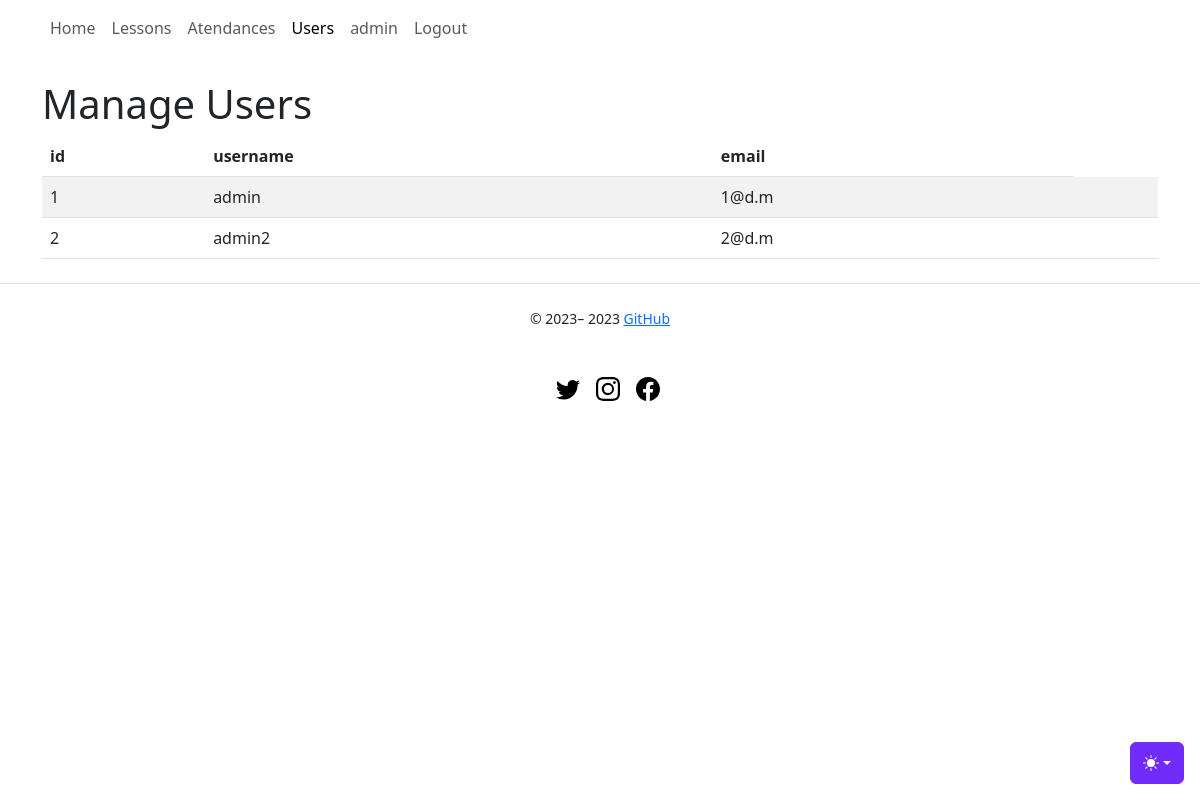
The app's page /users/ (signed in) with its own data.
### app/models/user.py (models this page shows, shortened)
class User(UserMixin, db.Model):
    __tablename__ = "user"
    id = db.Column(db.Integer, primary_key=True)
    username = db.Column(db.String(80), unique=True, nullable=False)
    email = db.Column(db.String(120), unique=True, nullable=False)
    pwd = db.Column(db.String(300), nullable=False)

### app/controllers/users_controllers.py (the view)
@bp.route("/", methods=["GET", "POST"])
def index():
    users = User.query.all()
    return render_template(_j.index, entities=users, **properties)

### app/auth/loaders.py (called while the page is built)
@login_manager.user_loader
def load_user(user_id):
    return User.query.get(int(user_id))

### app/templates/users/index.jinja2 (shortened to what this page needs)
{% extends "base.jinja2" %}
{% from 'bootstrap5/utils.html' import render_icon %}
{% from 'macros/component_confirm_modal.jinja2' import confirmModalMacro, confirmModalScript %}
{% block head %}
{{ super() }}
{% endblock %}
{% block content %}
<div class="table-wrapper">
    <div class="table-title">
        <div class="row">
            <div class="col-sm-6">
                <h1>Manage {{title}}</h1>
            </div>
            <div class="col-sm-6">
            </div>
        </div>
    </div>
    <table class="table table-striped table-hover">
        <thead>
            <tr>
                {% for field in list_fields %}
                <th>{{ field }}</th>
                {% endfor %}
            </tr>
        </thead>
        <tbody>
            {% for entity in entities %}
            <tr>
                {% for field in list_fields %}
                <td>{{ entity[field] }}</td>
                {% endfor %}
                <td>
                </td>
            </tr>
            {% endfor %}
        </tbody>
    </table>
</div>
{% endblock %}

### app/templates/base.jinja2 (shortened to what this page needs)
{% from 'bootstrap5/utils.html' import render_messages %}
{% from 'bootstrap5/form.html' import render_form %}
{% from 'bootstrap5/nav.html' import render_nav_item, render_breadcrumb_item %}
<!doctype html>
<html lang="en" data-bs-theme="auto">
  <head>
    {% block head %}
    {% block styles %}
    {{ bootstrap.load_css() }}
    <link href="../static/css/bootstrap.min.css" rel="stylesheet" type="text/css">
    {% endblock %}
    {% endblock %}
  </head>
  <body>
    <nav class="navbar navbar-expand-lg navbar-toggleable mb-4 bd-mode-toggle ">
      <div class="container">
        <div class="collapse navbar-collapse" id="navbarSupportedContent">
          <ul class="navbar-nav mr-auto">
            {{ render_nav_item('main.index', 'Home') }}
            {{ render_nav_item('lessons.index', 'Lessons') }}
            {% if current_user.is_authenticated %}
            {{ render_nav_item('attendances.index', 'Atendances') }}
            {{ render_nav_item('users.index', 'Users' ) }}
            {{ render_nav_item('auth.profile', current_user.username ) }}
            {{ render_nav_item('auth.logout', 'Logout') }}
            {% else %}
            {{ render_nav_item('auth.login', 'Login') }}
            {% endif %}
          </ul>
        </div>
      </div>
    </nav>
    <div class="dropdown position-fixed bottom-0 end-0 mb-3 me-3 bd-mode-toggle">
      <button class="btn btn-bd-primary py-2 dropdown-toggle d-flex align-items-center" id="bd-theme" type="button"
        title="Toggle theme" aria-expanded="false" data-bs-toggle="dropdown" aria-label="Toggle theme (auto)">
        <svg class="bi my-1 theme-icon-active" width="1em" height="1em" title="color mode">
          <use href="#circle-half"></use>
        </svg>
      </button>
    </div>
    <main class="container">
      {% block content %}{% endblock %}
    </main>
    <footer class="text-center">
      {% block footer %}
      <div class="d-flex flex-column flex-sm-row justify-content-center py-4 my-4 border-top">
        <small> &copy; 2023–
          <a title="GitHub Repo" href="https://github.com/mauro-fernandes/chamada-rottenpotatoes">GitHub</a>
        </small>
        </div>
        <ul class="list-unstyled d-flex justify-content-center">
          <li class="ms-3"><a class="link-body-emphasis" href="#"><svg class="bi" width="24" height="24">
                <use xlink:href="#twitter" />
              </svg></a></li>
          <li class="ms-3"><a class="link-body-emphasis" href="#"><svg class="bi" width="24" height="24">
                <use xlink:href="#instagram" />
              </svg></a></li>
          <li class="ms-3"><a class="link-body-emphasis" href="#"><svg class="bi" width="24" height="24">
                <use xlink:href="#facebook" />
              </svg></a></li>
        </ul>
      {% endblock %}
    </footer>
  </body>
</html>

### app/templates/base.jinja2 (style rules this page uses)
.bi { vertical-align: -.125em; fill: currentColor; }
.btn-bd-primary { --bd-violet-bg: #712cf9; --bd-violet-rgb: 112.520718, 44.062154, 249.437846; --bs-btn-font-weight: 600; --bs-btn-color: var(--bs-white); --bs-btn-bg: var(--bd-violet-bg); --bs-btn-border-color: var(--bd-violet-bg); --bs-btn-hover-color: var(--bs-white); --bs-btn-hover-bg: #6528e0; --bs-btn-hover-border-color: #6528e0; --bs-btn-focus-shadow-rgb: var(--bd-violet-rgb); --bs-btn-active-color: var(--bs-btn-hover-color); --bs-btn-active-bg: #5a23c8; --bs-btn-active-border-color: #5a23c8; }
.bd-mode-toggle { z-index: 1500; }

### records on screen
User: username "admin", id "1" "admin" "1@d.m"
User: id "2" "admin2" "2@d.m"

### other values on screen
{{ render_nav_item('main.index', 'Home') }} "Home"
{{ render_nav_item('lessons.index', 'Lessons') }} "Lessons"
{{ render_nav_item('attendances.index', 'Atendances') }} "Atendances"
{{ render_nav_item('users.index', 'Users' ) }} "Users"
{{ render_nav_item('auth.logout', 'Logout') }} "Logout"
{{ title }} "Users"
{{ field }} "id" "username" "email"
